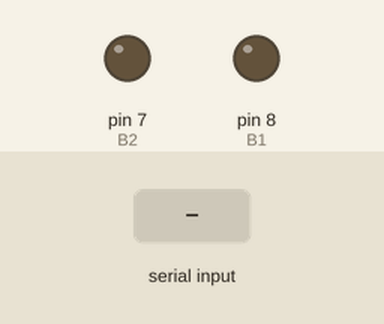
Bench run of a sketch on a simulated Arduino Uno, built with avr-gcc and run on an emulated ATmega328P. Parts: output pins drawn as LEDs (lit = HIGH). The inputs (shaded band) are chosen by the test bench. What the sketch prints to the serial monitor is not drawn.

Above: at 1.2 s.
1.3 s: "30,150\n" received over Serial
At 1.94 s:
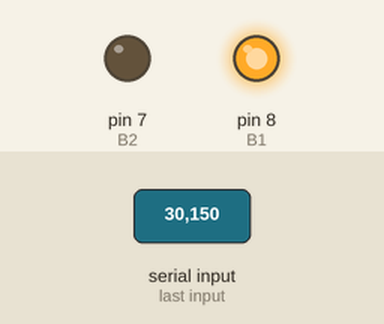
3.4 s: "2\n" received over Serial
At 4.8 s:
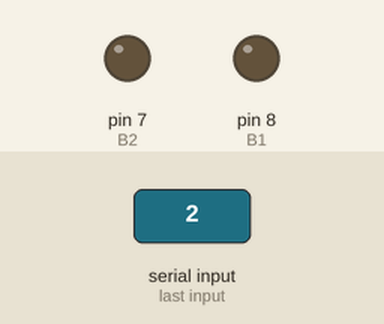
Timing chart, 0 to 6.4 s (numbered marks = the images above; inputs shaded):
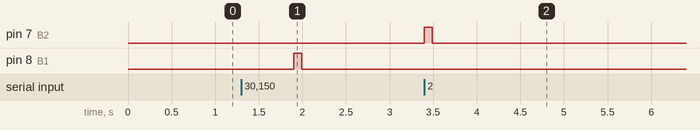

Measured:
- after the input at 1.3 s, pin 8 (B1): LOW → HIGH after 0.60 s, → LOW 0.09 s later
- after the input at 3.4 s, pin 7 (B2): LOW → HIGH at once, → LOW 0.09 s later

The sketch:

Motor_Driver.ino
```cpp
//Inisialisasi pembuatan variable
#define B1 8 // Motor B pins
#define B2 7
int incomingByte = 0; // for incoming serial data
int input = 0;
void setup() {
 //Menentukan Fungsionalitas dari PIN pada Microcontroller
 Serial.begin(115200); //baudrate yang digunakan untuk komunikasi microcontroller dengan komputer
 pinMode(B1, OUTPUT);
 pinMode(B2, OUTPUT);
 digitalWrite(B1, LOW);
 digitalWrite(B2, LOW);

 Serial.println("Silahkan Pilih salah satu:");
 Serial.println("1.Buka");
 Serial.println("2.Tutup");
}

void loop() {
 //Program yang akan dijalankan berulang-ulang
 if (Serial.available() > 0) {
 // read the incoming byte:
 incomingByte = Serial.read();
 input = incomingByte - 48; //convert ASCII code of numbers to 1,2,3
 switch (input) {
 case 1: // if input=1 ....... motors turn forward
 buka();
 break;
 case 2: // if input=2 ....... motors turn backward
 tutup();
 break;
 }
 delay(200);
 input=0;
}
}
void buka() { //function of forward
 analogWrite(B1, 255);
 analogWrite(B2, 0);
 delay(90);
 digitalWrite(B1, LOW);
 digitalWrite(B2, LOW);
}
void tutup() { //function of backward
 analogWrite(B1, 0);
 analogWrite(B2, 255);
 delay(90);
 digitalWrite(B1, LOW);
 digitalWrite(B2, LOW);
}
```
